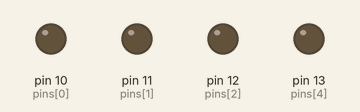
Bench run of a sketch on a simulated Arduino Uno, built with avr-gcc and run on an emulated ATmega328P. Parts: output pins drawn as LEDs (lit = HIGH). What the sketch prints to the serial monitor is not drawn.

Above: at 0.12 s.
At 0.87 s:
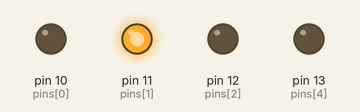
At 2.37 s:
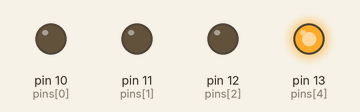
At 3.87 s:
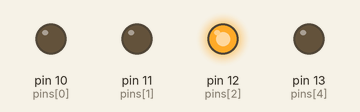
At 5.37 s:
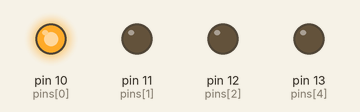
Timing chart, 0 to 5.8 s (numbered marks = the images above):
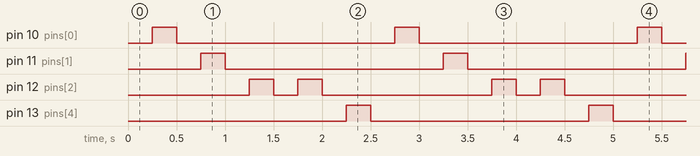

Measured:
- by itself, pin 10 (pins[0]), pin 11 (pins[1]), pin 13 (pins[4]): alternates HIGH for 0.25 s and LOW for 2.3 s
- by itself, pin 12 (pins[2]): repeats every 2.5 s: LOW 0.25 s, HIGH 0.25 s, LOW 1.8 s, HIGH 0.25 s
- by itself, everything shown: repeats every 2.5 s, in 10 steps

The sketch:

spelling_with_relays.ino
```cpp
String hello[5] = {"H","E","L","L","O"};
int pins[5] = {10,11,12,12,13};
#define NUM(x) (sizeof(x)/sizeof(x[0]))

void setup()
{
  for (int i = 0; i < NUM(hello); i++)
    pinMode(pins[i], OUTPUT);
  Serial.begin(9600);

}

void loop()
{
  for (int i = 0; i < NUM(hello); i++)
  {
    delay(250);
    Serial.print(hello[i]);
    digitalWrite(pins[i], HIGH);
    delay(250);
    digitalWrite(pins[i], LOW);
    if (i == 4)
      Serial.println();
  }

}
```
